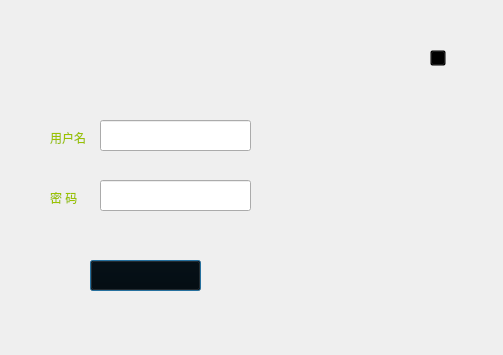
<?xml version="1.0" encoding="UTF-8"?>
<ui version="4.0">
 <class>Logindia</class>
 <widget class="QDialog" name="Logindia">
  <property name="geometry">
   <rect>
    <x>0</x>
    <y>0</y>
    <width>503</width>
    <height>355</height>
   </rect>
  </property>
  <property name="windowTitle">
   <string>Dialog</string>
  </property>
  <widget class="QLabel" name="label">
   <property name="geometry">
    <rect>
     <x>0</x>
     <y>0</y>
     <width>501</width>
     <height>361</height>
    </rect>
   </property>
   <property name="styleSheet">
    <string notr="true">QLabel
{
    background-image: url(:/new/images/login.png);
}</string>
   </property>
   <property name="text">
    <string/>
   </property>
  </widget>
  <widget class="QLineEdit" name="lineEdit">
   <property name="geometry">
    <rect>
     <x>100</x>
     <y>120</y>
     <width>151</width>
     <height>31</height>
    </rect>
   </property>
  </widget>
  <widget class="QLineEdit" name="lineEdit_2">
   <property name="geometry">
    <rect>
     <x>100</x>
     <y>180</y>
     <width>151</width>
     <height>31</height>
    </rect>
   </property>
  </widget>
  <widget class="QPushButton" name="pushButton">
   <property name="geometry">
    <rect>
     <x>90</x>
     <y>260</y>
     <width>111</width>
     <height>31</height>
    </rect>
   </property>
   <property name="styleSheet">
    <string notr="true">QPushButton
{
	background-color:transparent;
	background-image: url(:/new/images/dl2.png);
}
QPushButton:hover
{
	background-image: url(:/new/images/dl1.png);
}
QPushButton:pressed
{
	background-image: url(:/new/images/dl3.png);
}
/*QPushButton#pushButton
{
	background:url(E:/dl1.png);    
}

QPushButton#pushButton:hover
{
	background:url(E:/loginbutton2.png);    
}*/





</string>
   </property>
   <property name="text">
    <string/>
   </property>
  </widget>
  <widget class="QPushButton" name="pushButton_2">
   <property name="geometry">
    <rect>
     <x>430</x>
     <y>50</y>
     <width>16</width>
     <height>16</height>
    </rect>
   </property>
   <property name="styleSheet">
    <string notr="true">QPushButton
{
	background-color:transparent;
	background-image: url(:/new/images/cc2.png);
}
QPushButton:hover
{
	background-image: url(:/new/images/cc1.png);
}
QPushButton:pressed
{
	background-image: url(:/new/images/cc1.png);
}</string>
   </property>
   <property name="text">
    <string/>
   </property>
  </widget>
  <widget class="QLabel" name="label_2">
   <property name="geometry">
    <rect>
     <x>50</x>
     <y>130</y>
     <width>41</width>
     <height>16</height>
    </rect>
   </property>
   <property name="styleSheet">
    <string notr="true">QLabel
{
    color:#9BC200;
}</string>
   </property>
   <property name="text">
    <string>用户名</string>
   </property>
  </widget>
  <widget class="QLabel" name="label_3">
   <property name="geometry">
    <rect>
     <x>50</x>
     <y>190</y>
     <width>31</width>
     <height>16</height>
    </rect>
   </property>
   <property name="styleSheet">
    <string notr="true">QLabel
{
    color:#9BC200;
}</string>
   </property>
   <property name="text">
    <string>密 码</string>
   </property>
  </widget>
 </widget>
 <resources/>
 <connections/>
</ui>
